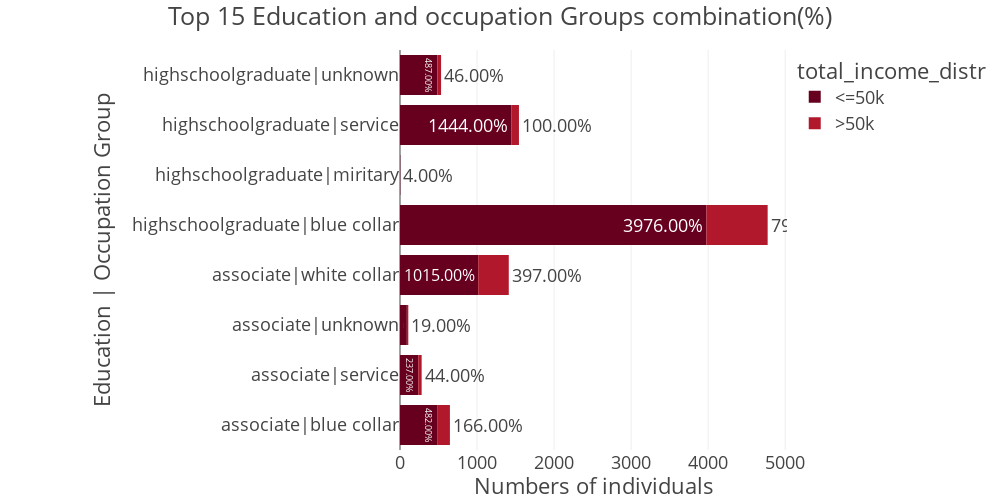

Here is the notebook cell this chart was saved with:
### Code cell
# num=15
# adult_df_combos = adult_df_income_edu_occ.head(num)
# fig = px.bar(
#     adult_df_combos,
#     x = 'total',
#     y = 'edu_occ',
#     color = 'income',
#     orientation = 'h',
#     title = f'Top{num} Education and Occupation Groups Combinations by Income Group',
#     # barmode = 'group',
#     height = 500,
#     width=1100,
#    color_discrete_sequence=["teal","LightSeaGreen"],
#     text = 'total'
# )

# fig.update_layout(template="presentation", xaxis_title='Number of Individuals',
#                   yaxis_title='Education | Occupation Group',
#                   legend_title=dict(text='Income Level'),
#                 margin=dict(l=450, r=50, t= 50, b=50))

num=15
adult_df_combos = adult_df_income_educ_occ.head(num)
fig= px.bar(
    adult_df_combos,
    x = 'total_income_distr',
    y = 'edu_occ',
    color= 'income',
    title=f'Top {num} Education and occupation Groups combination(%)',
    # barmode = 'group',
    height=500,
    width=1000,
    color_discrete_sequence=px.colors.sequential.RdBu,
    text='total_income_distr'
)
fig.update_traces(texttemplate='%{text:.2f}%')
fig.update_traces(textposition='outside')
fig.update_layout(template="presentation",xaxis_title='Numbers of individuals',
                 yaxis_title='Education | Occupation Group',
                 legend_title= dict(text='total_income_distr'),
                 margin=dict(l=400,t=50, r=50, b=50))
fig.show()
fig.write_image(os.path.join(results_dir,'income_distribution_education_occupation_chart.jpg'))
fig.write_image(os.path.join(results_dir,'income_distribution_education_occupation_chart.png'))
fig.write_html(os.path.join(results_dir,'income_distribution_education_occupation_chart.html'))

### Figure 1 — Plotly figure (JSON) as saved in the notebook; plotly's stock layout.template omitted (floating-point values rounded to 4 significant figures)
{"data": [{"hovertemplate": "income=<=50k<br>total_income_distr=%{text}<br>edu_occ=%{y}<extra></extra>", "legendgroup": "<=50k", "marker": {"color": "rgb(103,0,31)", "pattern": {"shape": ""}}, "name": "<=50k", "orientation": "h", "showlegend": true, "text": [482.0, 237.0, 89.0, 1015.0, 3976.0, 4.0, 1444.0, 487.0], "textposition": "outside", "texttemplate": "%{text:.2f}%", "type": "bar", "x": [482, 237, 89, 1015, 3976, 4, 1444, 487], "xaxis": "x", "y": ["associate|blue collar", "associate|service", "associate|unknown", "associate|white collar", "highschoolgraduate|blue collar", "highschoolgraduate|miritary", "highschoolgraduate|service", "highschoolgraduate|unknown"], "yaxis": "y"}, {"hovertemplate": "income=>50k<br>total_income_distr=%{text}<br>edu_occ=%{y}<extra></extra>", "legendgroup": ">50k", "marker": {"color": "rgb(178,24,43)", "pattern": {"shape": ""}}, "name": ">50k", "orientation": "h", "showlegend": true, "text": [166.0, 44.0, 19.0, 397.0, 796.0, 100.0, 46.0], "textposition": "outside", "texttemplate": "%{text:.2f}%", "type": "bar", "x": [166, 44, 19, 397, 796, 100, 46], "xaxis": "x", "y": ["associate|blue collar", "associate|service", "associate|unknown", "associate|white collar", "highschoolgraduate|blue collar", "highschoolgraduate|service", "highschoolgraduate|unknown"], "yaxis": "y"}], "layout": {"barmode": "relative", "height": 500, "legend": {"title": {"text": "total_income_distr"}, "tracegroupgap": 0}, "margin": {"b": 50, "l": 400, "r": 50, "t": 50}, "title": {"text": "Top 15 Education and occupation Groups combination(%)"}, "width": 1000, "xaxis": {"anchor": "y", "autorange": true, "domain": [0, 1], "range": [0, 5023.0], "title": {"text": "Numbers of individuals"}, "type": "linear"}, "yaxis": {"anchor": "x", "autorange": true, "domain": [0, 1], "range": [-0.5, 7.5], "title": {"text": "Education | Occupation Group"}, "type": "category"}}}
